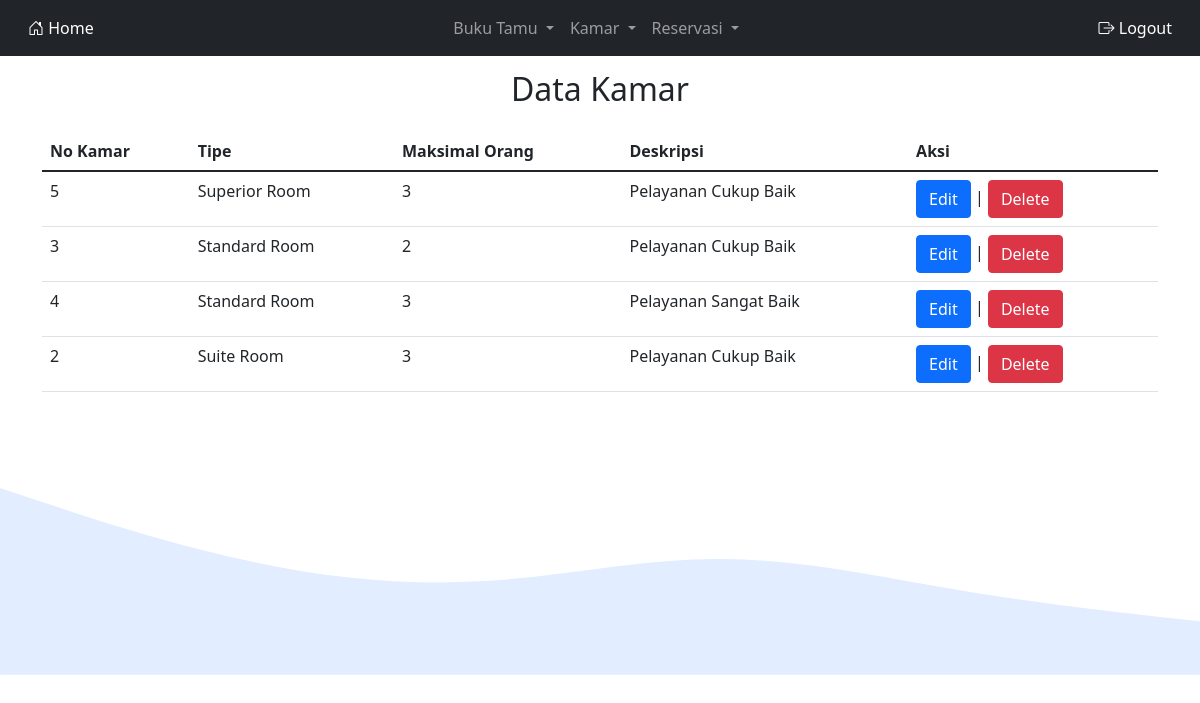
The app's page /dataKamar.php with its own data.
### tables this page shows
CREATE TABLE `kamar` (
  `id_kamar` int(15) NOT NULL,
  `no_kamar` int(100) NOT NULL,
  `tipe` varchar(50) NOT NULL,
  `maks` int(11) NOT NULL,
  `desk` text NOT NULL
);

### database.php (called while the page is built, shortened)
<?php
class database
{
    var $host = "localhost";
    var $user = "root";
    var $pas = "";
    var $db = "hotel2";
    var $koneksi = "";
    function __construct()
    {
        $this->koneksi = mysqli_connect($this->host, $this->user, $this->pas, $this->db);
    }
    function dataKamar()
    {
        $data = mysqli_query($this->koneksi, "SELECT * FROM kamar");
        while ($row = mysqli_fetch_array($data)) {
            $hasil[] = $row;
        }
        return $hasil;
    }
}

### dataKamar.php (the view, shortened to what this page needs)
<?php
class home
{
    function __construct()
    {
        include "menu.php";
    }
}
include "database.php";
$db = new database();
$data = $db->dataKamar();
?>
<!DOCTYPE html>
<html lang="en">
<head>
    <link rel="stylesheet" href="https://cdn.jsdelivr.net/npm/bootstrap-icons@1.8.1/font/bootstrap-icons.css">
    <link href="https://cdn.jsdelivr.net/npm/bootstrap@5.1.3/dist/css/bootstrap.min.css" rel="stylesheet">
</head>
<body>
    <section id="dataBarang">
        <div class="container">
            <div class="row text-center">
                <div class="col">
                    <h2 class="fw-normal mb-4">Data Kamar</h2>
                </div>
            </div>
            <div class="row justify-content-center">
                <div class="col-md">
                    <table class="table table-hover">
                        <thead>
                            <tr>
                                <th>No Kamar</th>
                                <th>Tipe</th>
                                <th>Maksimal Orang</th>
                                <th>Deskripsi</th>
                                <th>Aksi</th>
                            </tr>
                        </thead>
                        <tbody>
                            <?php
                            foreach ($data as $row) {
                            ?>
                                <tr>
                                    <td><?= $row["no_kamar"]; ?></td>
                                    <td><?= $row["tipe"]; ?></td>
                                    <td><?= $row["maks"]; ?></td>
                                    <td><?= $row["desk"]; ?></td>
                                    <td><a href="<?= "formKamar.php?&&edit=update&&id=$row[id_kamar]"; ?>" class="btn btn-m btn-primary">Edit</a> |
                                        <a href="<?= "prosesKamar.php?&&aksi=delete&&id=$row[id_kamar]"; ?>" class="btn btn-m btn-danger" onclick="javascript: return confirm('Apakah anda yakin ingin dihapus?')">Delete</a>
                                    </td>
                                </tr>
                            <?php } ?>
                        </tbody>
                    </table>
                </div>
            </div>
        </div>
    </section>
</body>
</html>

### dataKamar.php (style rules this page uses)
h2 { margin-top: 70px; }

### records on screen
kamar: no_kamar "5", tipe "Superior Room", maks "3", desk "Pelayanan Cukup Baik"
kamar: no_kamar "3", tipe "Standard Room", maks "2", desk "Pelayanan Cukup Baik"
kamar: no_kamar "4", tipe "Standard Room", maks "3", desk "Pelayanan Sangat Baik"
kamar: no_kamar "2", tipe "Suite Room", maks "3", desk "Pelayanan Cukup Baik"
